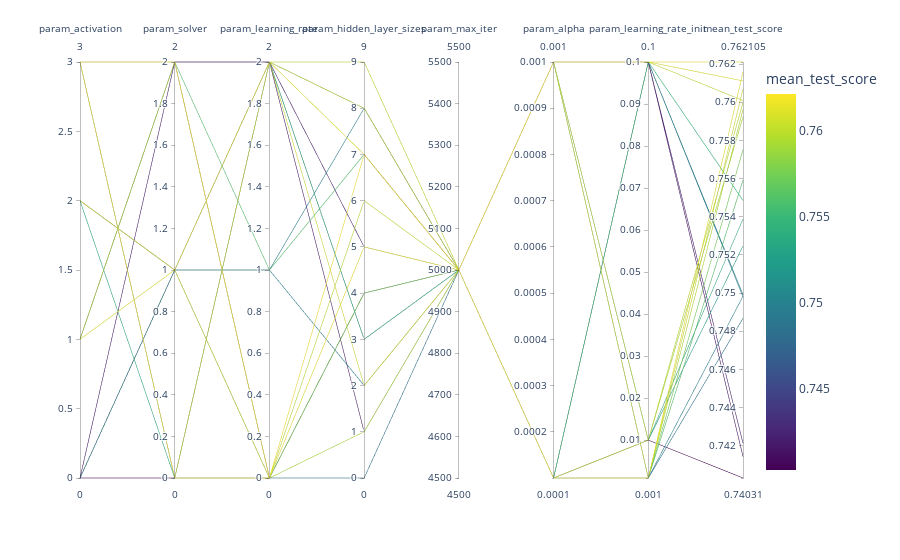

Here is the notebook cell this chart was saved with:
### Code cell
%%time
fig = px.parallel_coordinates(
    cv_results.rename(shorten_param, axis=1).apply(
        {
            'param_activation': lambda x: label_fit.transform([x])[0],
            'param_solver': lambda x: label_fit_2.transform([x])[0],
            'param_learning_rate': lambda x: label_fit_3.transform([x])[0],
            'param_hidden_layer_sizes': lambda x: [(4,),(5,),(6,),(7,),(8,),(9,),(10,),(11,), (12,),(13,)].index(x),
            'param_max_iter': lambda x: x,
            'param_alpha': lambda x: x,
            'param_learning_rate_init': lambda x: x, 
#            'param_epsilon': lambda x: x, 
#            'param_n_iter_no_change': lambda x: x, 
            'mean_test_score': lambda x: x,
        }
    ),
    color="mean_test_score",
    color_continuous_scale=px.colors.sequential.Viridis,
)
fig.show()

### Figure 1 — Plotly figure (JSON) as saved in the notebook; plotly's stock layout.template omitted (floating-point values rounded to 4 significant figures)
{"data": [{"dimensions": [{"label": "param_activation", "values": [0, 2, 3, 0, 2, 3, 3, 0, 1, 0, 3, 3, 1, 2, 2, 3, 0, 1, 3, 1]}, {"label": "param_solver", "values": [2, 1, 2, 1, 0, 0, 0, 1, 2, 1, 0, 0, 2, 1, 1, 0, 0, 2, 2, 1]}, {"label": "param_learning_rate", "values": [2, 2, 0, 1, 2, 2, 0, 1, 0, 0, 0, 0, 2, 2, 0, 2, 2, 0, 1, 2]}, {"label": "param_hidden_layer_sizes", "values": [5, 9, 7, 8, 3, 8, 4, 2, 1, 4, 4, 5, 1, 2, 6, 3, 8, 0, 7, 7]}, {"label": "param_max_iter", "values": [5000, 5000, 5000, 5000, 5000, 5000, 5000, 5000, 5000, 5000, 5000, 5000, 5000, 5000, 5000, 5000, 5000, 5000, 5000, 5000]}, {"label": "param_alpha", "values": [0.001, 0.0001, 0.001, 0.0001, 0.0001, 0.001, 0.001, 0.0001, 0.001, 0.001, 0.0001, 0.0001, 0.0001, 0.0001, 0.001, 0.001, 0.0001, 0.0001, 0.0001, 0.001]}, {"label": "param_learning_rate_init", "values": [0.1, 0.01, 0.1, 0.1, 0.01, 0.001, 0.001, 0.001, 0.01, 0.1, 0.1, 0.001, 0.1, 0.001, 0.1, 0.01, 0.01, 0.001, 0.001, 0.1]}, {"label": "mean_test_score", "values": [0.7421, 0.76, 0.7621, 0.7499, 0.7539, 0.7596, 0.7575, 0.7498, 0.7592, 0.7498, 0.7549, 0.7616, 0.7414, 0.7607, 0.7601, 0.7525, 0.7403, 0.7487, 0.7559, 0.7611]}], "domain": {"x": [0, 1], "y": [0, 1]}, "line": {"color": [0.7421, 0.76, 0.7621, 0.7499, 0.7539, 0.7596, 0.7575, 0.7498, 0.7592, 0.7498, 0.7549, 0.7616, 0.7414, 0.7607, 0.7601, 0.7525, 0.7403, 0.7487, 0.7559, 0.7611], "coloraxis": "coloraxis"}, "name": "", "type": "parcoords"}], "layout": {"autosize": true, "coloraxis": {"colorbar": {"title": {"text": "mean_test_score"}}, "colorscale": [[0, "#440154"], [0.1111, "#482878"], [0.2222, "#3e4989"], [0.3333, "#31688e"], [0.4444, "#26828e"], [0.5556, "#1f9e89"], [0.6667, "#35b779"], [0.7778, "#6ece58"], [0.8889, "#b5de2b"], [1, "#fde725"]]}, "legend": {"tracegroupgap": 0}, "margin": {"t": 60}}}
